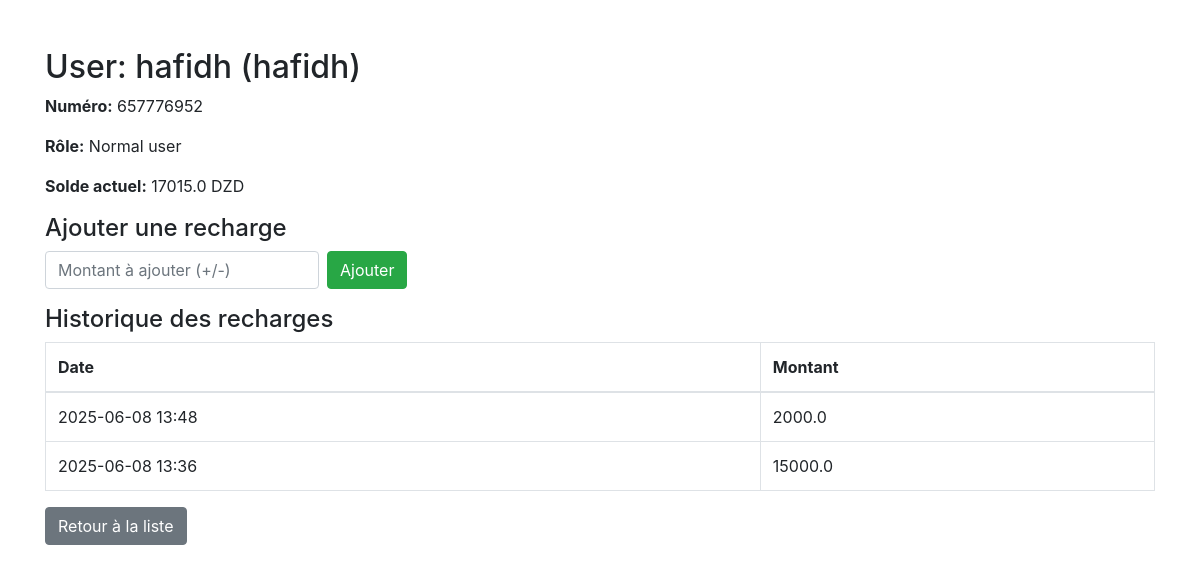
/admin/users/1, run on the app's committed database.
### models.py (models this page shows)
class User(db.Model):
    __tablename__ = 'users'
    id = db.Column(db.Integer, primary_key=True)
    name = db.Column(db.String(100), nullable=False)
    email = db.Column(db.String(120), unique=True, nullable=False)
    number = db.Column(db.Integer,unique=True,nullable=False)
    password = db.Column(db.String(100), nullable=False)
    role = db.Column(db.String(20), default='Normal user')
    balance = db.Column(db.Float, default=0.0)
    bookings = db.relationship('Booking', backref='user', lazy=True)
    recharges = db.relationship('Recharge', backref='user', lazy=True)

class Recharge(db.Model):   #ychof + ymodifier
    __tablename__ = 'recharges'
    id = db.Column(db.Integer, primary_key=True)
    user_id = db.Column(db.Integer, db.ForeignKey('users.id'), nullable=False)
    amount = db.Column(db.Float, nullable=False)
    date = db.Column(db.DateTime, default=datetime.utcnow)

### admin_blueprint.py (the view)
@admin_bp.route('/users/<int:user_id>')
def user_detail(user_id):
    user = get_user_by_id(user_id)
    if not user:
        return "User not found", 404
    balance = get_user_balance(user_id)
    recharges = get_user_recharges(user_id)
    return render_template('user_detail.html', user=user, balance=balance, recharges=recharges)

### data_access1.py (called while the page is built)
def get_user_balance(user_id):
    user = User.query.get(user_id)
    if not user:
        return 0.0
    total_recharge = db.session.query(db.func.sum(Recharge.amount)).filter_by(user_id=user_id).scalar() or 0.0
    return user.balance + total_recharge

def get_user_by_id(user_id):
    return User.query.get(user_id)

def get_user_recharges(user_id):
    return Recharge.query.filter_by(user_id=user_id).order_by(Recharge.date.desc()).all()

### templates/user_detail.html (shortened to what this page needs)
<!DOCTYPE html>
<html lang="en">
<head>
    <link rel="stylesheet" href="https://stackpath.bootstrapcdn.com/bootstrap/4.5.2/css/bootstrap.min.css">
</head>
<body>
<div class="container mt-5">
    <h2>User: {{ user.name }} ({{ user.email }})</h2>
    <p><strong>Numéro:</strong> {{ user.number }}</p>
    <p><strong>Rôle:</strong> {{ user.role }}</p>
    <p><strong>Solde actuel:</strong> {{ balance }} DZD</p>
    <h4>Ajouter une recharge</h4>
    <form method="post" action="{{ url_for('admin_bp.update_balance', user_id=user.id) }}" class="form-inline mb-3">
        <input type="number" step="0.01" name="balance" class="form-control mr-2" placeholder="Montant à ajouter (+/-)">
        <button type="submit" class="btn btn-success">Ajouter</button>
    </form>
    <h4>Historique des recharges</h4>
    <table class="table table-bordered">
        <thead>
            <tr>
                <th>Date</th>
                <th>Montant</th>
            </tr>
        </thead>
        <tbody>
            {% for recharge in recharges %}
            <tr>
                <td>{{ recharge.date.strftime('%Y-%m-%d %H:%M') }}</td>
                <td>{{ recharge.amount }}</td>
            </tr>
            {% endfor %}
        </tbody>
    </table>
    <a href="{{ url_for('admin_bp.users_page') }}" class="btn btn-secondary">Retour à la liste</a>
</div>
</body>
</html>

### data on the page
User: name "hafidh", email "hafidh", number "657776952", role "Normal user"
Recharge: date "2025-06-08 13:48", amount "2000.0"
Recharge: date "2025-06-08 13:36", amount "15000.0"

### other printed values
{{ balance }} "17015.0"
